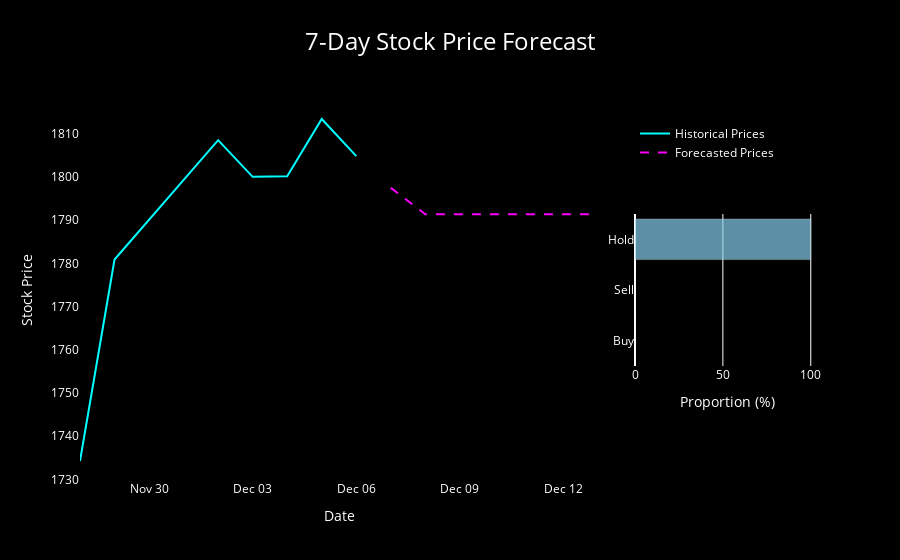

Here is the notebook cell this chart was saved with:
### Code cell
import plotly.graph_objects as go
import pandas as pd

# Historical Data
historical_data = pd.DataFrame({
    'Date': dates,  # Use fixed datetime dates
    'Price': df['Close']  # Historical prices
})
historical_data = historical_data.iloc[-7:]

# Forecast Data
forecast_data = pd.DataFrame({
    'Date': forecast_dates_7,  # Generated future dates
    'Price': forecasted_prices_original_7  # Forecasted prices
})

# Example proportions for Buy, Sell, Hold
historical_prices = historical_data['Price'].values
predicted_prices = forecast_data['Price'].values
threshold = 0.05  # 2% threshold

# Compute buy, sell, hold
buy_signals = (predicted_prices > historical_prices * (1 + threshold)).sum()
sell_signals = (predicted_prices < historical_prices * (1 - threshold)).sum()
hold_signals = len(historical_prices) - buy_signals - sell_signals

# Total signals
total_signals = buy_signals + sell_signals + hold_signals
sell = (buy_signals / total_signals) * 100
buy = (sell_signals / total_signals) * 100
hold = (hold_signals / total_signals) * 100

# buy = 50
# sell = 30
# hold = 20

# Plot customization
fig_1 = go.Figure()

# Add historical data trace
fig_1.add_trace(go.Scatter(
    x=historical_data['Date'],
    y=historical_data['Price'],
    mode='lines',
    name='Historical Prices',
    line=dict(color='cyan', width=2),
    hoverlabel=dict(bgcolor="black", font_color="white")
))

# Add forecasted data trace
fig_1.add_trace(go.Scatter(
    x=forecast_data['Date'],
    y=forecast_data['Price'],
    mode='lines',
    name='Forecasted Prices',
    line=dict(color='magenta', width=2, dash='dash'),
    hoverlabel=dict(bgcolor="black", font_color="white")
))

# Add a horizontal bar chart for Buy, Sell, Hold
fig_1.add_trace(go.Bar(
    x=[buy, sell, hold],  # Values
    y=['Buy', 'Sell', 'Hold'],  # Categories
    orientation='h',  # Horizontal bar chart
    marker=dict(color=['#90EE90', '#FFA07A', '#87CEEB']),
    opacity=0.7,
    xaxis='x2',
    yaxis='y2',
    showlegend=False
))

# fig_1.add_trace(go.Bar(
#     x=[buy, sell, hold],  # Values
#     y=['Buy', 'Sell', 'Hold'],  # Categories
#     orientation='h',  # Horizontal bar chart
#     marker=dict(
#         color=['#90EE90', '#FFA07A', '#87CEEB'],  # Subtle pastel colors
#         line=dict(
#             color=['#50C878', '#FF6347', '#4682B4'],  # Slightly darker outlines
#             width=2  # Outline thickness for the curvy effect
#         ),
#         opacity=0.85  # Slight transparency for subtlety
#     ),
#     width=0.4,  # Slimmer bars for aesthetics
#     showlegend=False
# ))

# Update layout for dark theme and bar chart positioning
fig_1.update_layout(
    title=dict(
        text='7-Day Stock Price Forecast',
        font=dict(size=24, color='white'),
        x=0.5
    ),
    xaxis=dict(
        title='Date',
        showgrid=False,
        gridcolor='gray',
        color='white',
        tickformat='%b %d',
        domain=[0, 0.7]  # Shrink main plot horizontally to free space
    ),
    yaxis=dict(
        title='Stock Price',
        showgrid=False,
        gridcolor='gray',
        color='white'
    ),
    xaxis2=dict(
        domain=[0.75, 1],  # Position bar chart on the right side
        anchor='y2',
        title='Proportion (%)',
        color='white',
        showline=False
    ),
    yaxis2=dict(
        domain=[0.3, 0.7],  # Center vertically relative to the main plot
        anchor='x2',
        color='white',
        showline=False
    ),
    paper_bgcolor='black',  # Dark background
    plot_bgcolor='black',
    legend=dict(
        font=dict(size=12, color='white'),
        bgcolor='rgba(0,0,0,0.5)',
        x=0.75,  # Position legend near the bar chart
        y=0.95
    )
)

# Show the plot
fig_1.show()

### Figure 1 — Plotly figure (JSON) as saved in the notebook; plotly's stock layout.template omitted (floating-point values rounded to 4 significant figures)
{"data": [{"hoverlabel": {"bgcolor": "black", "font": {"color": "white"}}, "line": {"color": "cyan", "width": 2}, "mode": "lines", "name": "Historical Prices", "type": "scatter", "x": ["2024-11-28T00:00:00+00:00", "2024-11-29T00:00:00+00:00", "2024-12-02T00:00:00+00:00", "2024-12-03T00:00:00+00:00", "2024-12-04T00:00:00+00:00", "2024-12-05T00:00:00+00:00", "2024-12-06T00:00:00+00:00"], "y": [1734.0, 1781.0, 1809.0, 1800.0, 1800.0, 1813.0, 1805.0]}, {"hoverlabel": {"bgcolor": "black", "font": {"color": "white"}}, "line": {"color": "magenta", "dash": "dash", "width": 2}, "mode": "lines", "name": "Forecasted Prices", "type": "scatter", "x": ["2024-12-07T00:00:00+00:00", "2024-12-08T00:00:00+00:00", "2024-12-09T00:00:00+00:00", "2024-12-10T00:00:00+00:00", "2024-12-11T00:00:00+00:00", "2024-12-12T00:00:00+00:00", "2024-12-13T00:00:00+00:00"], "y": [1798.0, 1791.0, 1791.0, 1791.0, 1791.0, 1791.0, 1791.0]}, {"marker": {"color": ["#90EE90", "#FFA07A", "#87CEEB"]}, "opacity": 0.7, "orientation": "h", "showlegend": false, "type": "bar", "x": [0, 0, 100], "xaxis": "x2", "y": ["Buy", "Sell", "Hold"], "yaxis": "y2"}], "layout": {"legend": {"bgcolor": "rgba(0,0,0,0.5)", "font": {"color": "white", "size": 12}, "x": 0.75, "y": 0.95}, "paper_bgcolor": "black", "plot_bgcolor": "black", "title": {"font": {"color": "white", "size": 24}, "text": "7-Day Stock Price Forecast", "x": 0.5}, "xaxis": {"color": "white", "domain": [0, 0.7], "gridcolor": "gray", "showgrid": false, "tickformat": "%b %d", "title": {"text": "Date"}}, "xaxis2": {"anchor": "y2", "color": "white", "domain": [0.75, 1], "showline": false, "title": {"text": "Proportion (%)"}}, "yaxis": {"color": "white", "gridcolor": "gray", "showgrid": false, "title": {"text": "Stock Price"}}, "yaxis2": {"anchor": "x2", "color": "white", "domain": [0.3, 0.7], "showline": false}}}
